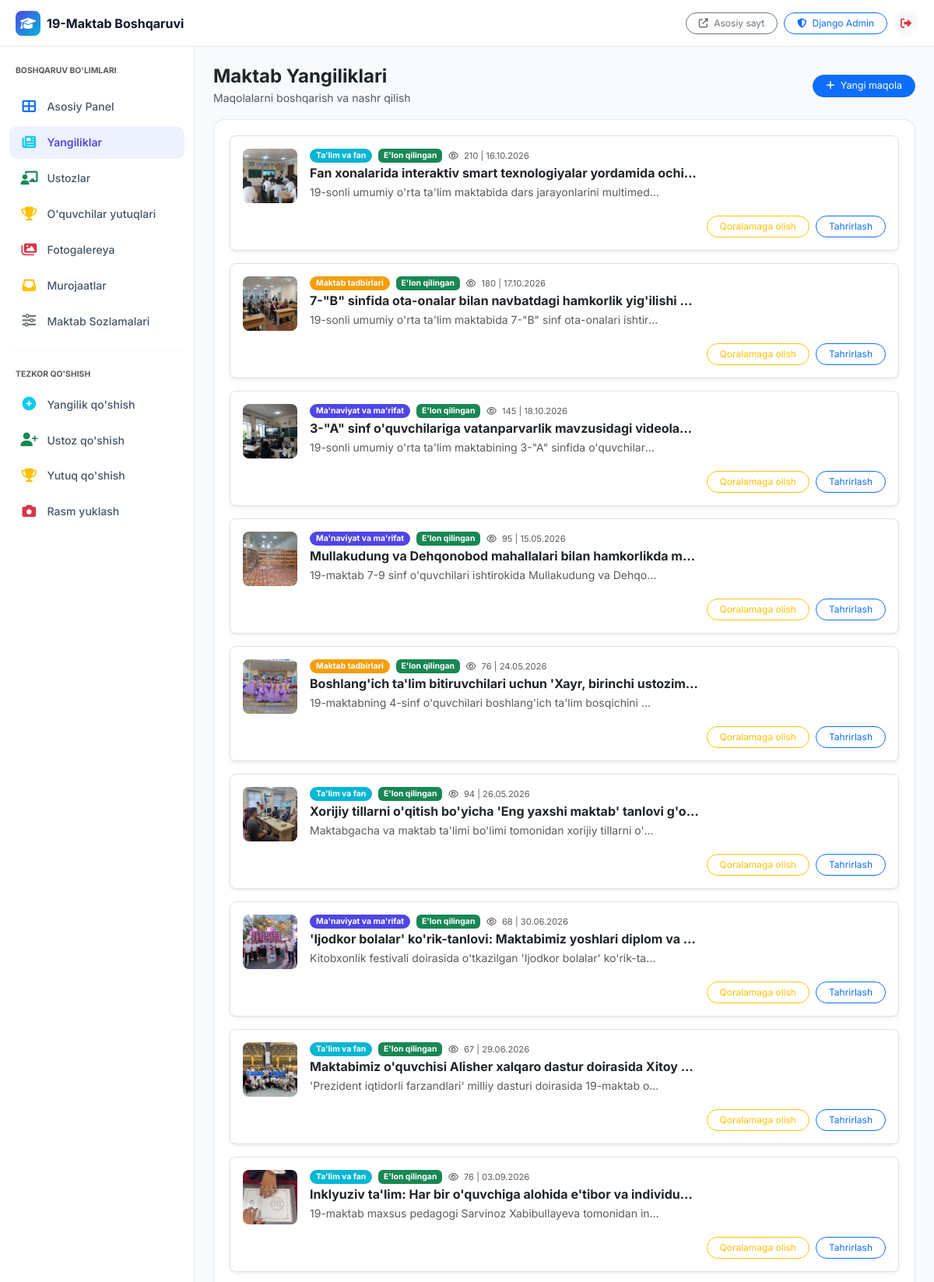
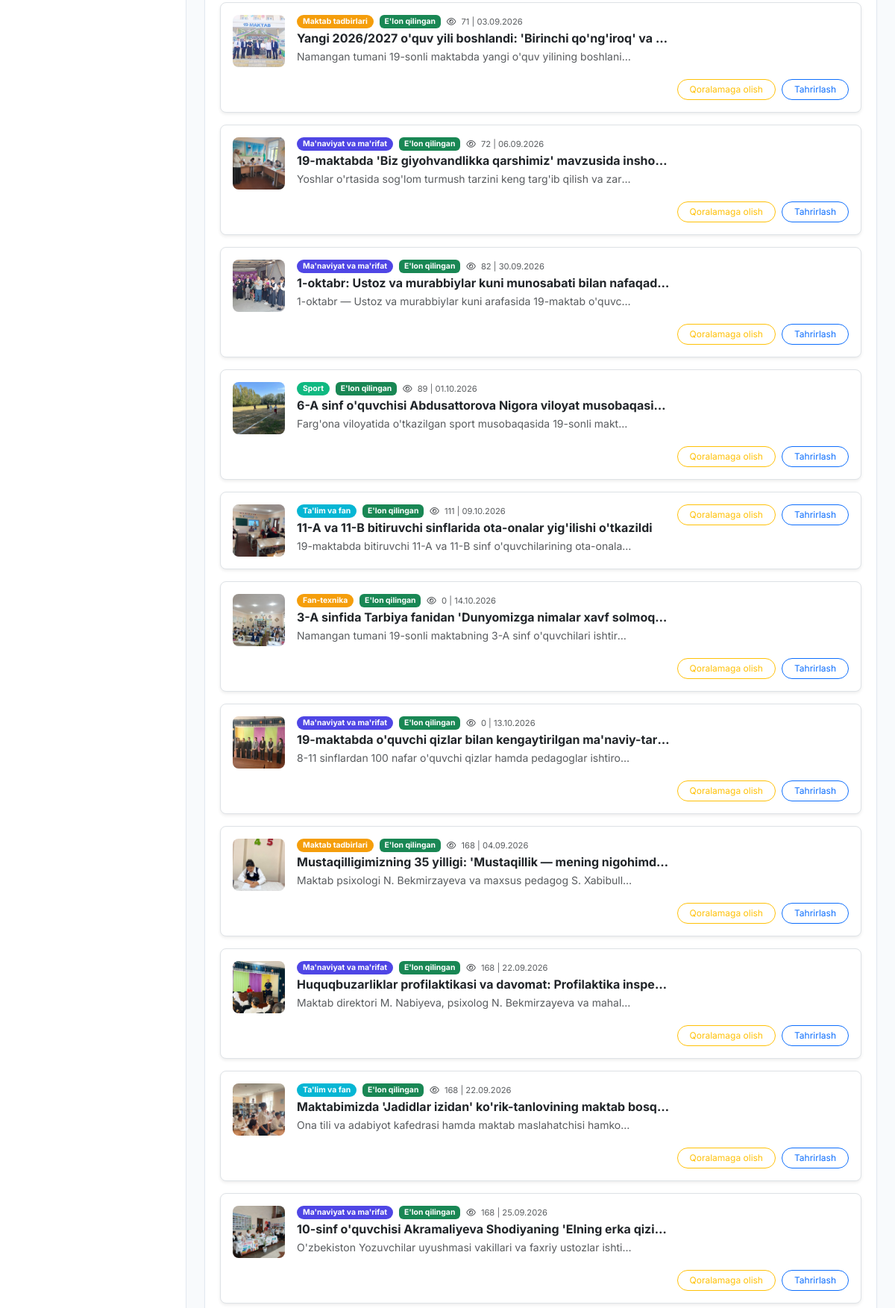
The page /dashboard/news/ (signed in, upper part) on the database its author committed (2 pictures, top to bottom).
### apps/news/models.py (models this page shows, shortened)
class News(models.Model):
    STATUS_CHOICES = [
        ('draft', 'Qoralama'),
        ('scheduled', 'Rejalashtirilgan'),
        ('published', "E'lon qilingan"),
        ('archived', 'Arxivlangan'),
    ]
    title = models.CharField(max_length=300, verbose_name="Sarlavha (UZ)")
    title_ru = models.CharField(max_length=300, blank=True, verbose_name="Sarlavha (RU)")
    title_en = models.CharField(max_length=300, blank=True, verbose_name="Sarlavha (EN)")
    slug = models.SlugField(max_length=320, unique=True, verbose_name="Slug")
    category = models.ForeignKey(NewsCategory, on_delete=models.SET_NULL, null=True, blank=True, related_name='news_items', verbose_name="Toifa")
    excerpt = models.TextField(max_length=500, verbose_name="Qisqa mazmun (UZ)")
    excerpt_ru = models.TextField(max_length=500, blank=True, verbose_name="Qisqa mazmun (RU)")
    excerpt_en = models.TextField(max_length=500, blank=True, verbose_name="Qisqa mazmun (EN)")
    content = models.TextField(verbose_name="Batafsil matn (UZ)")
    content_ru = models.TextField(blank=True, verbose_name="Batafsil matn (RU)")
    content_en = models.TextField(blank=True, verbose_name="Batafsil matn (EN)")
    cover_image = models.ImageField(upload_to='news/covers/', blank=True, null=True, verbose_name="Muqova rasmi")
    status = models.CharField(max_length=20, choices=STATUS_CHOICES, default='draft', verbose_name="Holati")
    is_featured = models.BooleanField(default=False, verbose_name="Muhim yangilik")
    scheduled_at = models.DateTimeField(null=True, blank=True, verbose_name="Rejalashtirilgan vaqt")
    published_at = models.DateTimeField(null=True, blank=True, verbose_name="E'lon qilingan vaqt")
    created_at = models.DateTimeField(auto_now_add=True, verbose_name="Yaratilgan vaqt")
    updated_at = models.DateTimeField(auto_now=True, verbose_name="Tahrirlangan vaqt")
    views_count = models.PositiveIntegerField(default=0, verbose_name="Ko'rishlar soni")
    class Meta:
        verbose_name = 'Yangilik'
        verbose_name_plural = 'Yangiliklar'
        ordering = ['-published_at', '-created_at']
    def get_absolute_url(self):
        return reverse('news:detail', kwargs={'slug': self.slug})

class NewsCategory(models.Model):
    name = models.CharField(max_length=100, verbose_name="Kategoriya nomi (UZ)")
    name_ru = models.CharField(max_length=100, blank=True, verbose_name="Kategoriya nomi (RU)")
    name_en = models.CharField(max_length=100, blank=True, verbose_name="Kategoriya nomi (EN)")
    slug = models.SlugField(unique=True, verbose_name="Slug")
    color = models.CharField(max_length=7, default='#4F46E5', verbose_name="Rang kodi")
    class Meta:
        verbose_name = 'Yangilik toifasi'
        verbose_name_plural = 'Yangilik toifalari'
        ordering = ['name']

### apps/core/dashboard_views.py (the view, shortened to what this page needs)
# urls.py: path('news/', dashboard_views.dashboard_news, name='dashboard_news'),
@staff_required
def dashboard_news(request):
    news_items = News.objects.select_related('category').order_by('-created_at')
    context = {
        'news_items': news_items,
        'active_menu': 'news',
    }
    return render(request, 'dashboard/news.html', context)

### apps/core/context_processors.py (called while the page is built)
def site_settings(request):
    settings_obj = SiteSettings.objects.first()
    return {
        'site_settings': settings_obj,
    }

### apps/core/dashboard_views.py (called while the page is built)
def staff_required(view_func):
    actual_decorator = user_passes_test(
        lambda u: u.is_authenticated and u.is_staff,
        login_url='/dashboard/login/'
    )
    return actual_decorator(view_func)

### templates/dashboard/news.html (shortened to what this page needs)
{% extends 'dashboard/base.html' %}
{% block content %}
<div class="d-flex justify-content-between align-items-center mb-3 flex-wrap gap-2">
    <div>
        <h4 class="fw-bold mb-0 text-dark">Maktab Yangiliklari</h4>
        <small class="text-muted">Maqolalarni boshqarish va nashr qilish</small>
    </div>
    <a href="/admin/news/news/add/" class="btn btn-sm btn-primary rounded-pill px-3" style="font-size: 0.78rem;">
        <i class="fas fa-plus me-1"></i> Yangi maqola
    </a>
</div>
<div class="dash-card">
    {% if news_items %}
        <div class="d-flex flex-column gap-3">
            {% for item in news_items %}
                <div class="p-3 rounded-3 border bg-white shadow-sm d-flex justify-content-between align-items-start flex-wrap gap-3">
                    <div class="d-flex gap-3 align-items-start overflow-hidden">
                        {% if item.cover_image %}
                            <img src="{{ item.cover_image.url }}" alt="{{ item.title }}"
                                 class="rounded-3" style="width: 70px; height: 70px; object-fit: cover; flex-shrink: 0;">
                        {% else %}
                            <div class="rounded-3 bg-light d-flex align-items-center justify-content-center text-muted"
                                 style="width: 70px; height: 70px; flex-shrink: 0;">
                                <i class="fas fa-newspaper fa-2x"></i>
                            </div>
                        {% endif %}
                        <div class="overflow-hidden">
                            <div class="d-flex align-items-center gap-2 mb-1 flex-wrap">
                                {% if item.category %}
                                    <span class="badge rounded-pill px-2 py-1 text-white" style="background: {{ item.category.color }}; font-size: 0.65rem;">
                                        {{ item.category.name }}
                                    </span>
                                {% endif %}
                                <span class="badge {% if item.status == 'published' %}bg-success{% else %}bg-secondary{% endif %}" style="font-size: 0.65rem;">
                                    {{ item.get_status_display }}
                                </span>
                                <small class="text-muted" style="font-size: 0.7rem;">
                                    <i class="far fa-eye me-1"></i> {{ item.views_count }} | {{ item.published_at|date:"d.m.Y"|default:"Qoralama" }}
                                </small>
                            </div>
                            <h6 class="fw-bold mb-1 text-dark text-truncate" style="max-width: 500px;">
                                <a href="{{ item.get_absolute_url }}" target="_blank" class="text-dark text-decoration-none">
                                    {{ item.title }}
                                </a>
                            </h6>
                            <p class="small text-muted mb-0 text-truncate" style="max-width: 450px;">
                                {{ item.excerpt }}
                            </p>
                        </div>
                    </div>
                    <div class="d-flex align-items-center gap-2 ms-auto">
                        <form method="post" action="{% url 'dashboard_news' %}" class="d-inline">
                            <button type="submit" class="btn btn-sm {% if item.status == 'published' %}btn-outline-warning{% else %}btn-success{% endif %} rounded-pill px-3" style="font-size: 0.75rem;">
                                {% if item.status == 'published' %}Qoralamaga olish{% else %}Nashr qilish{% endif %}
                            </button>
                        </form>
                        <a href="/admin/news/news/{{ item.id }}/change/" class="btn btn-sm btn-outline-primary rounded-pill px-3" style="font-size: 0.75rem;">
                            Tahrirlash
                        </a>
                    </div>
                </div>
            {% endfor %}
        </div>
    {% else %}
        <div class="text-center py-5">
            <i class="fas fa-newspaper fa-3x text-muted mb-2 opacity-50"></i>
            <h6 class="fw-bold">Yangiliklar mavjud emas</h6>
        </div>
    {% endif %}
</div>
{% endblock %}

### templates/dashboard/base.html (style rules this page uses)
:root { --primary: #4F46E5; --primary-dark: #3730A3; --secondary: #06B6D4; --accent: #FACC15; --bg-color: #F8FAFC; --card-bg: #FFFFFF; --text-main: #0F172A; --text-muted: #64748B; --border-color: #E2E8F0; --sidebar-width: 250px; }
body { font-family: 'Inter', system-ui, -apple-system, sans-serif; background-color: var(--bg-color); color: var(--text-main); min-height: 100vh; margin: 0; padding-bottom: 70px; }
@media (min-width: 992px) { body { padding-bottom: 0; } }
.dash-card { background: #FFFFFF; border: 1px solid var(--border-color); border-radius: 14px; padding: 1.25rem; box-shadow: 0 1px 3px rgba(0, 0, 0, 0.03); margin-bottom: 1.25rem; }

### rows shown on the page
News: cover_image (picture), category.name "Ta'lim va fan", status "E'lon qilingan", views_count "210", published_at "16.10.2026", title "Fan xonalarida interaktiv smart texnologiyalar yordamida ochi…", excerpt "19-sonli umumiy o'rta ta'lim maktabida dars jarayonlarini multimed…", shows "Qoralamaga olish"
News: cover_image (picture), category.name "Maktab tadbirlari", status "E'lon qilingan", views_count "180", published_at "17.10.2026", title "7-\"B\" sinfida ota-onalar bilan navbatdagi hamkorlik yig'ilishi…", excerpt "19-sonli umumiy o'rta ta'lim maktabida 7-\"B\" sinf ota-onalari ishtir…", shows "Qoralamaga olish"
News: cover_image (picture), category.name "Ma'naviyat va ma'rifat", status "E'lon qilingan", views_count "145", published_at "18.10.2026", title "3-\"A\" sinf o'quvchilariga vatanparvarlik mavzusidagi videola…", excerpt "19-sonli umumiy o'rta ta'lim maktabining 3-\"A\" sinfida o'quvchilar…", shows "Qoralamaga olish"
News: cover_image (picture), category.name "Ma'naviyat va ma'rifat", status "E'lon qilingan", views_count "95", published_at "15.05.2026", title "Mullakudung va Dehqonobod mahallalari bilan hamkorlikda m…", excerpt "19-maktab 7-9 sinf o'quvchilari ishtirokida Mullakudung va Dehqo…", shows "Qoralamaga olish"
News: cover_image (picture), category.name "Maktab tadbirlari", status "E'lon qilingan", views_count "76", published_at "24.05.2026", title "Boshlang'ich ta'lim bitiruvchilari uchun 'Xayr, birinchi ustozim…", excerpt "19-maktabning 4-sinf o'quvchilari boshlang'ich ta'lim bosqichini…", shows "Qoralamaga olish"
News: cover_image (picture), category.name "Ta'lim va fan", status "E'lon qilingan", views_count "94", published_at "26.05.2026", title "Xorijiy tillarni o'qitish bo'yicha 'Eng yaxshi maktab' tanlovi g'o…", excerpt "Maktabgacha va maktab ta'limi bo'limi tomonidan xorijiy tillarni o'…", shows "Qoralamaga olish"
News: cover_image (picture), category.name "Ma'naviyat va ma'rifat", status "E'lon qilingan", views_count "68", published_at "30.06.2026", title "'Ijodkor bolalar' ko'rik-tanlovi: Maktabimiz yoshlari diplom va…", excerpt "Kitobxonlik festivali doirasida o'tkazilgan 'Ijodkor bolalar' ko'rik-ta…", shows "Qoralamaga olish"
News: cover_image (picture), category.name "Ta'lim va fan", status "E'lon qilingan", views_count "67", published_at "29.06.2026", title "Maktabimiz o'quvchisi Alisher xalqaro dastur doirasida Xitoy…", excerpt "'Prezident iqtidorli farzandlari' milliy dasturi doirasida 19-maktab o…", shows "Qoralamaga olish"
News: cover_image (picture), category.name "Ta'lim va fan", status "E'lon qilingan", views_count "76", published_at "03.09.2026", title "Inklyuziv ta'lim: Har bir o'quvchiga alohida e'tibor va individu…", excerpt "19-maktab maxsus pedagogi Sarvinoz Xabibullayeva tomonidan in…", shows "Qoralamaga olish"
News: cover_image (picture), category.name "Maktab tadbirlari", status "E'lon qilingan", views_count "71", published_at "03.09.2026", title "Yangi 2026/2027 o'quv yili boshlandi: 'Birinchi qo'ng'iroq' va…", excerpt "Namangan tumani 19-sonli maktabda yangi o'quv yilining boshlani…", shows "Qoralamaga olish"
News: cover_image (picture), category.name "Ma'naviyat va ma'rifat", status "E'lon qilingan", views_count "72", published_at "06.09.2026", title "19-maktabda 'Biz giyohvandlikka qarshimiz' mavzusida insho…", excerpt "Yoshlar o'rtasida sog'lom turmush tarzini keng targ'ib qilish va zar…", shows "Qoralamaga olish"
News: cover_image (picture), category.name "Ma'naviyat va ma'rifat", status "E'lon qilingan", views_count "82", published_at "30.09.2026", title "1-oktabr: Ustoz va murabbiylar kuni munosabati bilan nafaqad…", excerpt "1-oktabr — Ustoz va murabbiylar kuni arafasida 19-maktab o'quvc…", shows "Qoralamaga olish"
News: cover_image (picture), category.name "Sport", status "E'lon qilingan", views_count "89", published_at "01.10.2026", title "6-A sinf o'quvchisi Abdusattorova Nigora viloyat musobaqasi…", excerpt "Farg'ona viloyatida o'tkazilgan sport musobaqasida 19-sonli makt…", shows "Qoralamaga olish"
News: cover_image (picture), category.name "Ta'lim va fan", status "E'lon qilingan", views_count "111", published_at "09.10.2026", title "11-A va 11-B bitiruvchi sinflarida ota-onalar yig'ilishi o'tkazildi", excerpt "19-maktabda bitiruvchi 11-A va 11-B sinf o'quvchilarining ota-onala…", shows "Qoralamaga olish"
News: cover_image (picture), category.name "Fan-texnika", status "E'lon qilingan", views_count "0", published_at "14.10.2026", title "3-A sinfida Tarbiya fanidan 'Dunyomizga nimalar xavf solmoq…", excerpt "Namangan tumani 19-sonli maktabning 3-A sinf o'quvchilari ishtir…", shows "Qoralamaga olish"
News: cover_image (picture), category.name "Ma'naviyat va ma'rifat", status "E'lon qilingan", views_count "0", published_at "13.10.2026", title "19-maktabda o'quvchi qizlar bilan kengaytirilgan ma'naviy-tar…", excerpt "8-11 sinflardan 100 nafar o'quvchi qizlar hamda pedagoglar ishtiro…", shows "Qoralamaga olish"
News: cover_image (picture), category.name "Maktab tadbirlari", status "E'lon qilingan", views_count "168", published_at "04.09.2026", title "Mustaqilligimizning 35 yilligi: 'Mustaqillik — mening nigohimd…", excerpt "Maktab psixologi N. Bekmirzayeva va maxsus pedagog S. Xabibull…", shows "Qoralamaga olish"
News: cover_image (picture), category.name "Ma'naviyat va ma'rifat", status "E'lon qilingan", views_count "168", published_at "22.09.2026", title "Huquqbuzarliklar profilaktikasi va davomat: Profilaktika inspe…", excerpt "Maktab direktori M. Nabiyeva, psixolog N. Bekmirzayeva va mahal…", shows "Qoralamaga olish"
News: cover_image (picture), category.name "Ta'lim va fan", status "E'lon qilingan", views_count "168", published_at "22.09.2026", title "Maktabimizda 'Jadidlar izidan' ko'rik-tanlovining maktab bosq…", excerpt "Ona tili va adabiyot kafedrasi hamda maktab maslahatchisi hamko…", shows "Qoralamaga olish"
News: cover_image (picture), category.name "Ma'naviyat va ma'rifat", status "E'lon qilingan", views_count "168", published_at "25.09.2026", title "10-sinf o'quvchisi Akramaliyeva Shodiyaning 'Elning erka qizi…", excerpt "O'zbekiston Yozuvchilar uyushmasi vakillari va faxriy ustozlar ishti…", shows "Qoralamaga olish"
